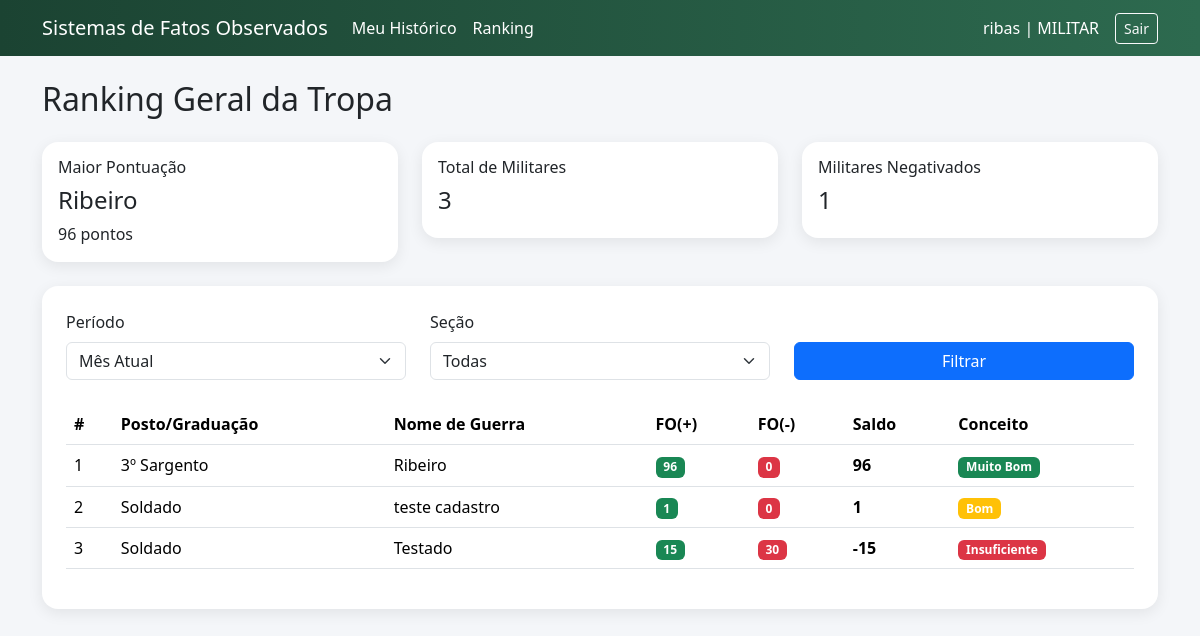
The page /fo/ranking (signed in) on the database its author committed.
### app/fo/models.py (models this page shows)
class Usuario(db.Model, UserMixin):
    __tablename__ = "usuarios"
    id = db.Column(db.Integer, primary_key=True)
    username = db.Column(db.String(80), unique=True, nullable=False)
    senha_hash = db.Column(db.String(128), nullable=False)
    perfil = db.Column(
        db.String(20),
        nullable=False,
        default="MILITAR"
    )
    militar_id = db.Column(
        db.Integer,
        db.ForeignKey("militares.id", ondelete="RESTRICT"),
        nullable=False
    )
    militar = db.relationship("Militar")

class Militar(db.Model):
    __tablename__ = "militares"
    id = db.Column(db.Integer, primary_key=True)
    nome_guerra = db.Column(db.String(120), nullable=False)
    identidade_militar = db.Column(db.String(30), unique=True, nullable=False)
    id_posto_graduacao = db.Column(
        db.Integer,
        db.ForeignKey("posto_graduacao.id", ondelete="RESTRICT"),
        nullable=False
    )
    data_de_praca = db.Column(db.Date, nullable=False)
    id_secao = db.Column(
        db.Integer,
        db.ForeignKey("secoes.id", ondelete="RESTRICT"),
        nullable=False
    )
    foto_url = db.Column(db.String(255), nullable=True)
    posto_graduacao = db.relationship("PostoGraduacao")
    secao = db.relationship("Secao")

### app/fo/routes.py (the view)
@fo_bp.route("/ranking")
@login_required
def ranking():
    periodo = request.args.get("periodo", "mes")
    secao_id = request.args.get("secao_id", type=int)
    query = db.session.query(
        Militar.id.label("militar_id"),
        Militar.nome_guerra.label("nome_guerra"),
        Militar.id_posto_graduacao.label("id_posto_graduacao"),
        PostoGraduacao.nome.label("posto_grad"),
        Militar.data_de_praca.label("data_de_praca"),
        func.sum(
            case(
                (FatoObservado.sinal == "POSITIVO", FatoObservado.pontos),
                else_=0
            )
        ).label("pontos_positivos"),
        func.sum(
            case(
                (FatoObservado.sinal == "NEGATIVO", FatoObservado.pontos),
                else_=0
            )
        ).label("pontos_negativos")
    ).join(
        FatoObservado,
        FatoObservado.militar_id == Militar.id
    ).join(
        PostoGraduacao,
        Militar.id_posto_graduacao == PostoGraduacao.id
    ).filter(
        FatoObservado.status == "Publicado"
    )
    if secao_id:
        query = query.filter(Militar.id_secao == secao_id)
    query = query.group_by(
        Militar.id,
        Militar.nome_guerra,
        Militar.id_posto_graduacao,
        Militar.data_de_praca,
        PostoGraduacao.nome
    )
    resultados = query.all()
    ranking_lista = []
    for item in resultados:
        positivos = item.pontos_positivos or 0
        negativos = item.pontos_negativos or 0
        saldo = positivos - negativos
        if saldo > 100:
            conceito = "Excelente"
            badge = "primary"
        elif 51 <= saldo <= 100:
            conceito = "Muito Bom"
            badge = "success"
        elif 0 <= saldo <= 50:
            conceito = "Bom"
            badge = "warning"
        else:
            conceito = "Insuficiente"
            badge = "danger"
        ranking_lista.append({
            "militar_id": item.militar_id,
            "nome_guerra": item.nome_guerra,
            "posto_grad": item.posto_grad,
            "qtd_positivo": positivos,
            "qtd_negativo": negativos,
            "saldo": saldo,
            "conceito": conceito,
            "badge": badge,
            "id_posto_graduacao": item.id_posto_graduacao,
            "data_de_praca": item.data_de_praca
        })
    ranking_lista.sort(
        key=lambda x: (
            -x["saldo"],
            x["id_posto_graduacao"],
            x["data_de_praca"]
        )
    )
    secoes = Secao.query.order_by(Secao.nome.asc()).all()
    return render_template(
        "fo/ranking.html",
        ranking=ranking_lista,
        periodo=periodo,
        secoes=secoes
        )

### app/__init__.py (called while the page is built)
def create_app():
    app = Flask(__name__)
    app.config.from_object(Config)
    db.init_app(app)
    login_manager.init_app(app)
    migrate.init_app(app, db)
    from app.fo.models import Usuario
    @login_manager.user_loader
    def load_user(user_id):
        return Usuario.query.get(int(user_id))
    login_manager.login_view = "auth.login"
    from app.fo import fo_bp
    app.register_blueprint(fo_bp)
    from app.auth import auth_bp
    app.register_blueprint(auth_bp)
    @app.route("/")
    def index():
        if current_user.is_authenticated and current_user.perfil == "MILITAR":
            return redirect(url_for("fo.meu_historico"))
        return redirect(url_for("fo.ranking"))
    return app

### app/templates/fo/ranking.html (shortened to what this page needs)
{% extends "base.html" %}
{% block content %}
<h2 class="mb-4">Ranking Geral da Tropa</h2>
<div class="row mb-4">
    <div class="col-md-4">
        <div class="card card-glass p-3">
            <h6>Maior Pontuação</h6>
            {% if ranking %}
                <h4>
                    {{ ranking[0].nome_guerra }}
                </h4>
                <p class="mb-0">
                    {{ ranking[0].saldo }} pontos
                </p>
            {% else %}
                <p>Nenhum dado.</p>
            {% endif %}
        </div>
    </div>
    <div class="col-md-4">
        <div class="card card-glass p-3">
            <h6>Total de Militares</h6>
            <h4>{{ ranking|length }}</h4>
        </div>
    </div>
    <div class="col-md-4">
        <div class="card card-glass p-3">
            <h6>Militares Negativados</h6>
            <h4>
                {{ ranking | selectattr('saldo', 'lt', 0) | list | length }}
            </h4>
        </div>
    </div>
</div>
<div class="card card-glass p-4">
    <form method="GET" class="row mb-4">
        <div class="col-md-4">
            <label class="form-label">Período</label>
            <select name="periodo" class="form-select">
                <option value="mes"
                    {% if periodo == 'mes' %}selected{% endif %}>
                    Mês Atual
                </option>
            </select>
        </div>
        <div class="col-md-4">
            <label class="form-label">Seção</label>
            <select name="secao_id" class="form-select">
                <option value="">Todas</option>
            </select>
        </div>
        <div class="col-md-4 d-flex align-items-end">
            <button class="btn btn-primary w-100">
                Filtrar
            </button>
        </div>
    </form>
    {% if ranking %}
    <div class="table-responsive">
        <table class="table table-hover align-middle">
            <thead>
                <tr>
                    <th>#</th>
                    <th>Posto/Graduação</th>
                    <th>Nome de Guerra</th>
                    <th>FO(+)</th>
                    <th>FO(-)</th>
                    <th>Saldo</th>
                    <th>Conceito</th>
                </tr>
            </thead>
            <tbody>
                {% for militar in ranking %}
                <tr>
                    <td>
                        {{ loop.index }}
                    </td>
                    <td>
                        {{ militar.posto_grad }}
                    </td>
                    <td>
                        {{ militar.nome_guerra }}
                    </td>
                    <td>
                        <span class="badge bg-success">
                            {{ militar.qtd_positivo }}
                        </span>
                    </td>
                    <td>
                        <span class="badge bg-danger">
                            {{ militar.qtd_negativo }}
                        </span>
                    </td>
                    <td>
                        <strong>
                            {{ militar.saldo }}
                        </strong>
                    </td>
                    <td>
                        <span class="badge bg-{{ militar.badge }}">
                            {{ militar.conceito }}
                        </span>
                    </td>
                </tr>
                {% endfor %}
            </tbody>
        </table>
    </div>
    {% else %}
    <div class="alert alert-warning">
        Nenhum resultado encontrado.
    </div>
    {% endif %}
</div>
{% endblock %}

### app/templates/base.html (shortened to what this page needs)
<!DOCTYPE html>
<html lang="pt-BR">
<head>
    <link href="https://cdn.jsdelivr.net/npm/bootstrap@5.3.3/dist/css/bootstrap.min.css" rel="stylesheet">
</head>
<body>
<nav class="navbar navbar-expand-lg navbar-dark navbar-custom mb-4">
    <div class="container">
        <a class="navbar-brand"
            href="{{ url_for('fo.ranking' )}}">
        Sistemas de Fatos Observados
        </a>
        <div class="collapse navbar-collapse"
            id="navbarNav">
            {% if current_user.is_authenticated %}
            <ul class="navbar-nav me-auto">
                {% if current_user.perfil in ["MILITAR", "ADMIN"] %}
                    <li class="nav-item">
                        <a class="nav-link" href="{{ url_for('fo.meu_historico') }}">
                            Meu Histórico
                        </a>
                    </li>
                {% endif %}
                {% if current_user.perfil in ["MILITAR", "HOMOLOGADOR", "ADMIN"] %}
                    <li class="nav-item">
                        <a class="nav-link" href="{{ url_for('fo.ranking') }}">
                            Ranking
                        </a>
                    </li>
                {% endif %}
            </ul>
            <div class="d-flex align-items-center gap-3">
                <span class="navbar-text">
                    {{ current_user.username }} | {{ current_user.perfil }}
                </span>
                <a class="btn btn-outline-light btn-sm"
                href="{{ url_for('auth.logout') }}">
                Sair
                </a>
            </div>
            {% endif %}
        </div>
    </div>
</nav>
<div class="container">
    {% block content %}{% endblock %}
</div>
</body>
</html>

### app/templates/base.html (style rules this page uses)
body { background: #f4f6f9; }
.navbar-custom { background: linear-gradient(90deg, #1b4332, #2d6a4f); }
.navbar-brand, .nav-link, .navbar-text { color:white !important; }
.card-glass { border-radius: 16px; border:none; box-shadow: 0 4px 15px rgba(0,0,0,0.08); }

### rows shown on the page
Usuario: username "ribas", perfil "MILITAR"
Militar: nome_guerra "Ribeiro", posto_grad "3º Sargento", qtd_positivo "96", qtd_negativo "0", saldo "96", conceito "Muito Bom"
Militar: posto_grad "Soldado", nome_guerra "teste cadastro", qtd_positivo "1", qtd_negativo "0", saldo "1", conceito "Bom"
Militar: posto_grad "Soldado", nome_guerra "Testado", qtd_positivo "15", qtd_negativo "30", saldo "-15", conceito "Insuficiente"

### other values the page prints
{{ ranking[0].saldo }} "96"
{{ ranking|length }} "3"
{{ ranking | selectattr('saldo', 'lt', 0) | list | length }} "1"
